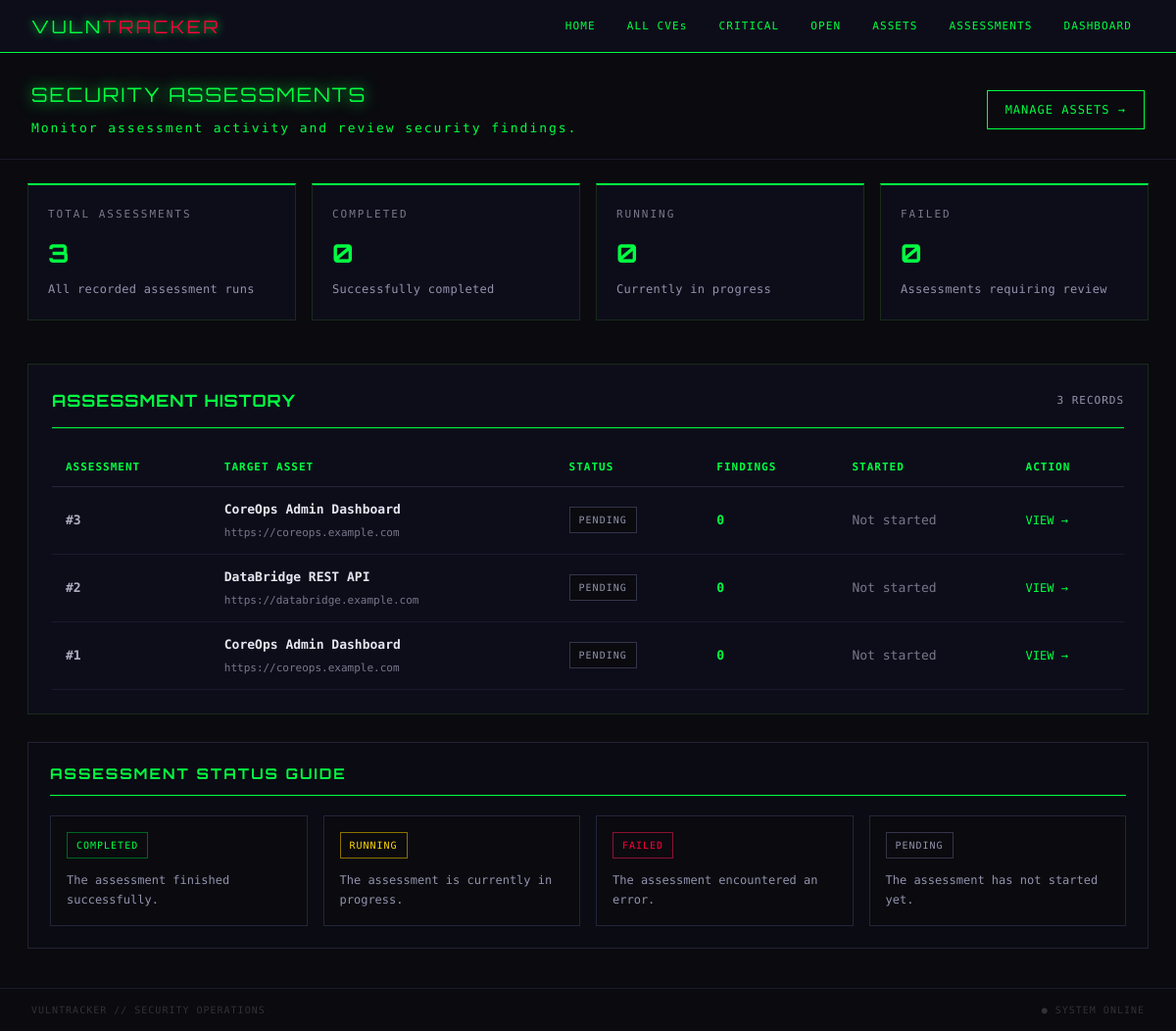
/assessments/, run on the app's committed database.
### vulnerabilities/models.py (models this page shows, shortened)
class AssessmentRun(models.Model):
    STATUS_CHOICES = [
        ('PENDING', 'Pending'),
        ('RUNNING', 'Running'),
        ('COMPLETED', 'Completed'),
        ('FAILED', 'Failed'),
    ]
    asset = models.ForeignKey(
        WebAsset,
        on_delete=models.CASCADE,
        related_name='assessments'
    )
    status = models.CharField(
        max_length=10,
        choices=STATUS_CHOICES,
        default='PENDING'
    )
    started_at = models.DateTimeField(null=True, blank=True)
    completed_at = models.DateTimeField(null=True, blank=True)
    summary = models.TextField(blank=True)
    error_message = models.TextField(blank=True)
    created_at = models.DateTimeField(auto_now_add=True)
    class Meta:
        ordering = ['-created_at']
        verbose_name = 'Assessment Run'
        verbose_name_plural = 'Assessment Runs'

class WebAsset(models.Model):
    name = models.CharField(max_length=100)
    url = models.URLField(
        max_length=500,
        validators=[URLValidator(schemes=['http', 'https'])]
    )
    description = models.TextField(blank=True)
    is_authorized = models.BooleanField(
        default=False,
        help_text='Enable only after confirming permission to assess this asset.'
    )
    is_active = models.BooleanField(default=True)
    created_at = models.DateTimeField(auto_now_add=True)
    updated_at = models.DateTimeField(auto_now=True)
    class Meta:
        ordering = ['name']
        verbose_name = 'Web Asset'
        verbose_name_plural = 'Web Assets'

### vulnerabilities/views.py (the view)
# urls.py: path('assessments/', views.assessment_list, name='assessment-list'),
def assessment_list(request):
    assessments = AssessmentRun.objects.select_related(
        'asset'
    ).prefetch_related(
        'findings'
    ).order_by('-created_at')
    return render(
        request,
        'vulnerabilities/assessment_list.html',
        {
            'assessments': assessments,
            'total_assessments': assessments.count(),
            'completed_count': assessments.filter(
                status='COMPLETED'
            ).count(),
            'running_count': assessments.filter(
                status='RUNNING'
            ).count(),
            'failed_count': assessments.filter(
                status='FAILED'
            ).count(),
        }
    )

### vulnerabilities/templates/vulnerabilities/assessment_list.html (shortened to what this page needs)
{% extends 'vulnerabilities/base.html' %}
{% block content %}
<div class="page-header">
    <div>
        <h1>SECURITY ASSESSMENTS</h1>
        <p>Monitor assessment activity and review security findings.</p>
    </div>
    <a href="{% url 'asset-list' %}" class="btn">
        MANAGE ASSETS →
    </a>
</div>
<div class="stats-grid">
    <div class="stat-card">
        <span class="stat-label">TOTAL ASSESSMENTS</span>
        <h2>{{ total_assessments }}</h2>
        <span class="stat-description">All recorded assessment runs</span>
    </div>
    <div class="stat-card">
        <span class="stat-label">COMPLETED</span>
        <h2 class="severity-low">{{ completed_count }}</h2>
        <span class="stat-description">Successfully completed</span>
    </div>
    <div class="stat-card">
        <span class="stat-label">RUNNING</span>
        <h2 class="severity-medium">{{ running_count }}</h2>
        <span class="stat-description">Currently in progress</span>
    </div>
    <div class="stat-card">
        <span class="stat-label">FAILED</span>
        <h2 class="severity-critical">{{ failed_count }}</h2>
        <span class="stat-description">Assessments requiring review</span>
    </div>
</div>
<div class="panel">
    <div class="section-heading">
        <h2>ASSESSMENT HISTORY</h2>
        <span>{{ total_assessments }} RECORDS</span>
    </div>
    {% if assessments %}
        <div class="table-responsive">
            <table class="data-table">
                <thead>
                    <tr>
                        <th>ASSESSMENT</th>
                        <th>TARGET ASSET</th>
                        <th>STATUS</th>
                        <th>FINDINGS</th>
                        <th>STARTED</th>
                        <th>ACTION</th>
                    </tr>
                </thead>
                <tbody>
                    {% for assessment in assessments %}
                        <tr>
                            <td>
                                <strong>#{{ assessment.id }}</strong>
                            </td>
                            <td>
                                <div class="asset-info">
                                    <strong>{{ assessment.asset.name }}</strong>
                                    <span class="asset-url">
                                        {{ assessment.asset.url }}
                                    </span>
                                </div>
                            </td>
                            <td>
                                {% if assessment.status == 'COMPLETED' %}
                                    <span class="status-badge patched">
                                        COMPLETED
                                    </span>
                                {% elif assessment.status == 'RUNNING' %}
                                    <span class="status-badge in_progress">
                                        RUNNING
                                    </span>
                                {% elif assessment.status == 'FAILED' %}
                                    <span class="status-badge open">
                                        FAILED
                                    </span>
                                {% else %}
                                    <span class="status-badge">
                                        {{ assessment.status }}
                                    </span>
                                {% endif %}
                            </td>
                            <td>
                                <span class="finding-count">
                                    {{ assessment.findings.count }}
                                </span>
                            </td>
                            <td>
                                {% if assessment.started_at %}
                                    {{ assessment.started_at|date:"d M Y, H:i" }}
                                {% else %}
                                    <span class="muted">Not started</span>
                                {% endif %}
                            </td>
                            <td>
                                <a
                                    href="{% url 'assessment-detail' assessment.id %}"
                                    class="action-link"
                                >
                                    VIEW →
                                </a>
                            </td>
                        </tr>
                    {% endfor %}
                </tbody>
            </table>
        </div>
    {% endif %}
</div>
<div class="panel assessment-note">
    <div class="section-heading">
        <h2>ASSESSMENT STATUS GUIDE</h2>
    </div>
    <div class="status-guide">
        <div>
            <span class="status-badge patched">COMPLETED</span>
            <p>The assessment finished successfully.</p>
        </div>
        <div>
            <span class="status-badge in_progress">RUNNING</span>
            <p>The assessment is currently in progress.</p>
        </div>
        <div>
            <span class="status-badge open">FAILED</span>
            <p>The assessment encountered an error.</p>
        </div>
        <div>
            <span class="status-badge">PENDING</span>
            <p>The assessment has not started yet.</p>
        </div>
    </div>
</div>
{% endblock %}

### data on the page
AssessmentRun: id "3", asset.name "CoreOps Admin Dashboard", asset "https://coreops.example.com", status "PENDING", findings.count "0", shows "Not started"
AssessmentRun: id "2", asset.name "DataBridge REST API", asset "https://databridge.example.com", status "PENDING", findings.count "0", shows "Not started"
AssessmentRun: id "1", asset.name "CoreOps Admin Dashboard", asset "https://coreops.example.com", status "PENDING", findings.count "0", shows "Not started"

### other printed values
{{ total_assessments }} "3"
{{ completed_count }} "0"
{{ running_count }} "0"
{{ failed_count }} "0"
